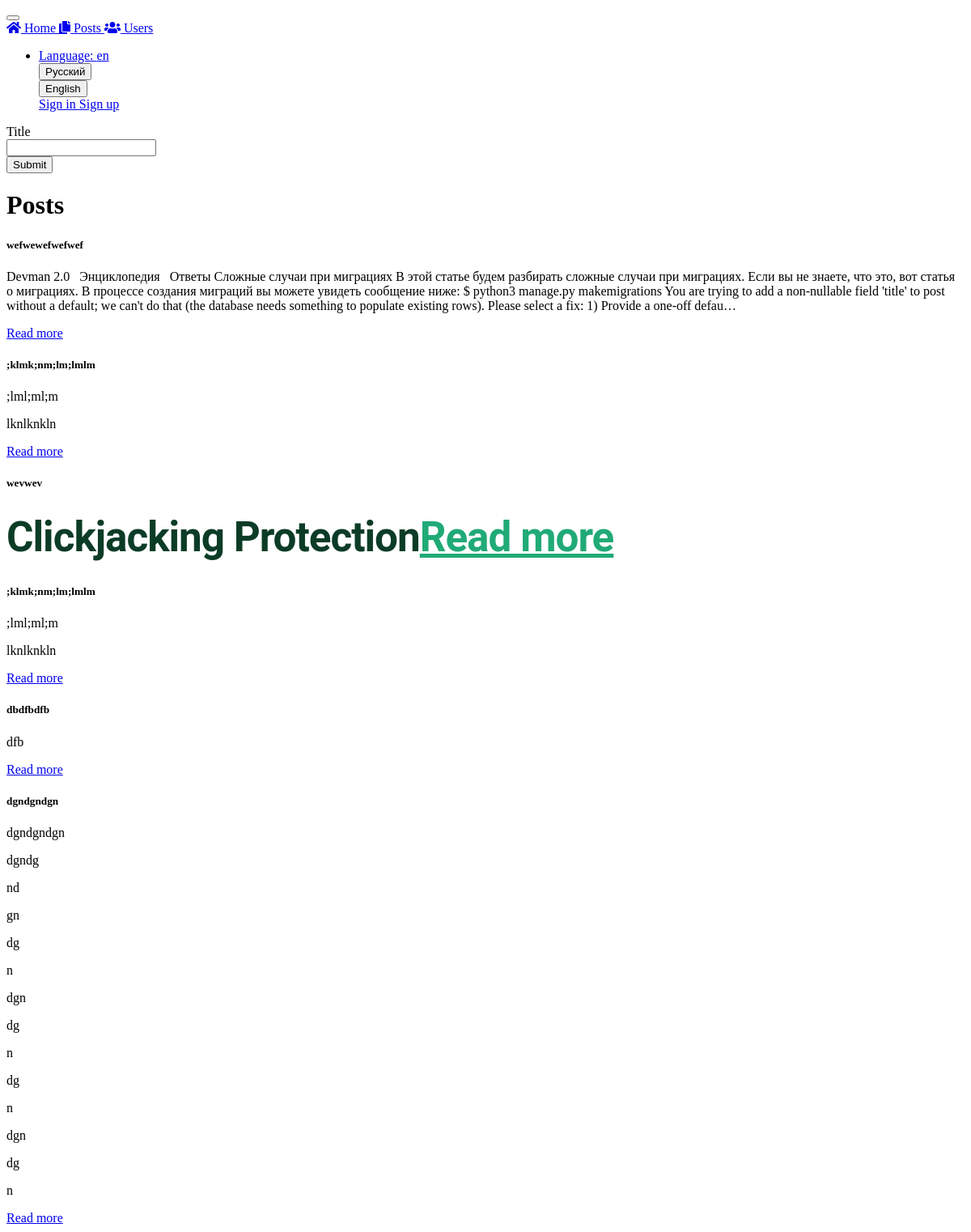
/posts/, run on an earlier commit of the app's database.
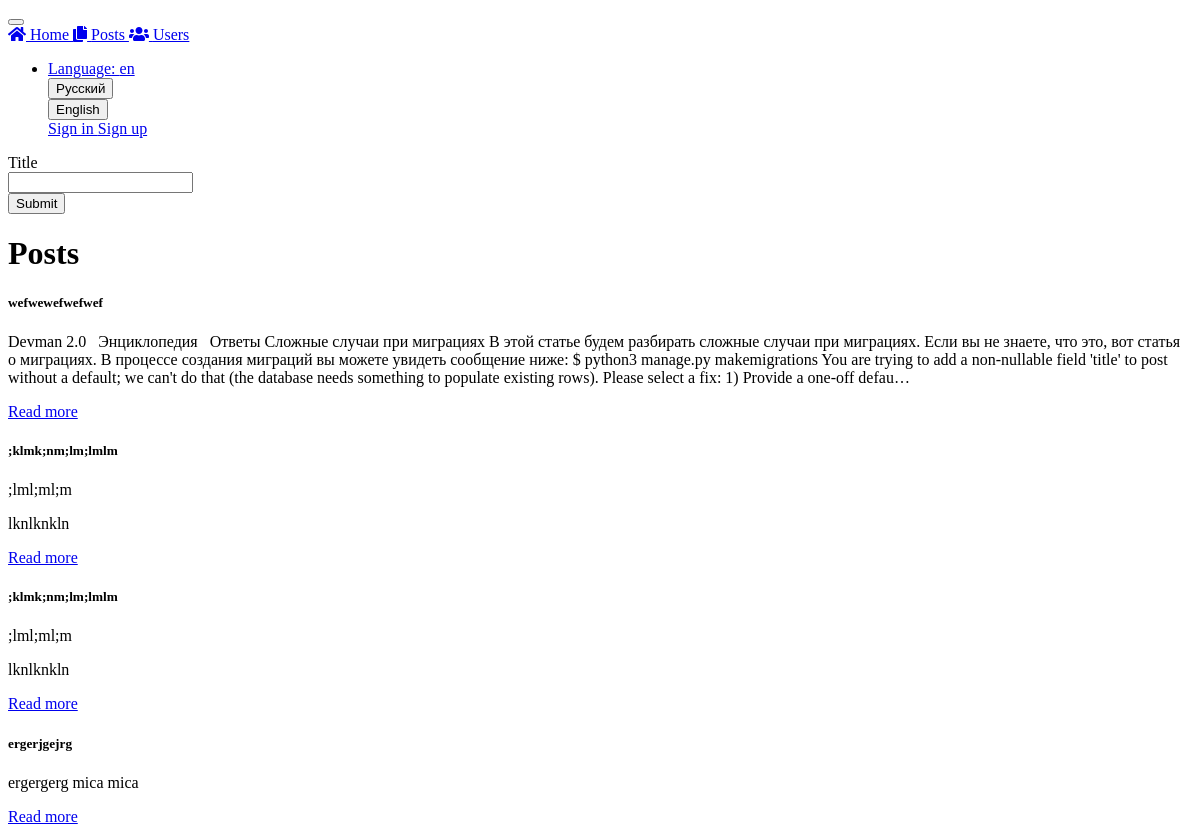
And on a later commit of the database.
### posts/models.py (models this page shows, shortened)
class Posts(models.Model):
    name = models.CharField(max_length=255)
    post = models.TextField()
    pub_date = models.DateTimeField(auto_now_add=True, blank=True)
    user = models.ForeignKey(User, on_delete=models.CASCADE)

### posts/views.py (the view)
# urls.py: path('', views.PostsView.as_view(), name='all'),
class PostsView(View):
    template_name = 'pages/posts.html'
    search_form = PostSearchForm
    def get(self, request):
        name = request.GET.get('name', '')
        posts = Posts.objects.all().filter(name__contains=name)
        current_page = Paginator(posts, 10)
        page = request.GET.get('page')
        search_form = self.search_form(request.GET)
        try:
            posts_list = current_page.page(page)
        except PageNotAnInteger:
            posts_list = current_page.page(1)
        except EmptyPage:
            posts_list = current_page.page(current_page.num_pages)
        return render(request, self.template_name, {'page': page, 'posts': posts_list, 'form': search_form})

### posts/forms.py
class PostSearchForm(forms.Form):
    name = forms.CharField(label=_("post_title_field"), required=False)

### templates/pages/posts.html (shortened to what this page needs)
{% extends "../base.html" %}
{% load crispy_forms_tags i18n %}
{% block content %}
<main role="main" class="flex-shrink-0">
   <div class="container">
      <div class="row">
         <div class="col-md-3">
            <div class="card card-body">
               <form method="get" novalidate>
                  <div class="form-group">
                     {{ form|crispy }}
                     <button class="btn btn-primary btn-block" type="submit">{% trans 'create_post_submit_btn' %}</button>
                  </div>
               </form>
            </div>
         </div>
         <div class="col">
            <h1 class="h3 mb-3 font-weight-normal">
               {% trans 'posts' %}
            </h1>
            {% for post in posts %}
            <div class="card border-dark mb-2 mt-2">
               <div class="card-body text-dark">
                  <h5 class="card-title">{{ post.name }}</h5>
                  <p class="card-text">{{ post.post|safe|truncatechars:500 }}</p>
                  <a href="{% url 'posts:single_post' post.id %}" class="btn btn-primary">Read more</a>
               </div>
            </div>
            {% endfor %}
         </div>
      </div>
   </div>
</main>
{% endblock %}

### templates/base.html (shortened to what this page needs)
{% load compress static %}
<!doctype html>
<html lang="en">
  <head>
    {% compress css %}
        <link type="text/x-scss" href="{% static 'styles/main.scss' %}" rel="stylesheet" media="screen">
    {% endcompress %}
  </head>
  <body>
        {% include 'navbar.html' %}
        {% block content %}{% endblock %}
  </body>
</html>

### templates/navbar.html (shortened to what this page needs)
{% load i18n %}
<nav class="navbar navbar-expand-md fixed-top navbar-light bg-light">
   <button class="navbar-toggler" type="button" data-toggle="collapse" data-target="#navbarsExampleDefault" aria-controls="navbarsExampleDefault" aria-expanded="false" aria-label="Toggle navigation">
   </button>
   <div class="collapse navbar-collapse" id="navbarNavAltMarkup">
      <div class="navbar-nav">
         <a class="nav-link" href="{% url 'index' %}">
             <i class="fas fa-home"></i>
             {% trans 'home' %}
         </a>
         <a class="nav-item nav-link" href="{% url 'posts:all' %}">
             <i class="fas fa-copy"></i>
             {% trans 'posts' %}
         </a>
         <a class="nav-item nav-link" href="{% url 'accounts:users' %}">
             <i class="fas fa-users"></i>
             {% trans 'users' %}
         </a>
      </div>
   </div>
   <ul class="navbar-nav">
      {% get_available_languages as languages %}
      {% get_current_language as LANGUAGE_CODE %}
      {% get_available_languages as LANGUAGES %}
      {% get_language_info_list for LANGUAGES as languages %}
      <li class="navbar-nav dropdown">
        <a href="#" class="nav-link dropdown-toggle"  type="button" id="lang-switch-dropdown" data-toggle="dropdown" aria-haspopup="false" aria-expanded="false">
            {% trans 'lang_label' %}:&nbsp;{{ LANGUAGE_CODE }}
        </a>
        <div class="dropdown-menu dropdown-menu-right" aria-labelledby="lang-switch-dropdown">
           {% for language in languages %}
             <form action="{% url 'set_language' %}" method="post">
                 <button class="dropdown-item" type="submit">{{ language.name_local }}</button>
             </form>
         {% endfor %}
         </div>
      </li>
      {% if user.is_authenticated %}
      <li class="navbar-nav dropdown">
         <a href="#" class="nav-link dropdown-toggle" type="button" id="user-dropdown" data-toggle="dropdown" aria-haspopup="false" aria-expanded="false">
            {% trans 'user_label' %}:&nbsp;{{ user.username }}
         </a>
         <div class="dropdown-menu dropdown-menu-right" aria-labelledby="user-dropdown">
            <a class="dropdown-item" href="{% url 'accounts:profile' %}">
                <i class="fas fa-user"></i>
                {% trans 'profile' %}
            </a>
            <a class="dropdown-item" href="{% url 'posts:create_post' %}">
                <i class="fas fa-edit"></i>
                {% trans 'crete_post' %}
            </a>
            <a class="dropdown-item" href="{% url 'posts:user_posts' %}">
                <i class="fas fa-database"></i>
                {% trans 'user_all_posts' %}
            </a>
            <a class="dropdown-item" href="{% url 'accounts:logout' %}">
                <i class="fas fa-sign-out-alt"></i>
                {% trans 'sign_out' %}
            </a>
         </div>
      </li>
   </ul>
   {% else %}
   <a href="{% url 'accounts:login' %}" type="button" class="btn btn-outline-primary">
        {% trans 'sign_in' %}
   </a>
   <a href="{% url 'accounts:registration' %}" type="button" class="btn btn-outline-primary ml-2">
        {% trans 'sign_up' %}
   </a>
   {% endif %}
</nav>

What changed in the data, as far as the page shows it:
removed Posts: name "wevwev", post "Clickjacking Protection"
removed Posts: name "dbdfbdfb", post "dfb"
removed Posts: name "dgndgndgn", post "dgndgndgn dgndg nd gn dg n dgn dg n dg n dgn dg n"
added Posts: name "ergerjgejrg", post "ergergerg mica mica"
